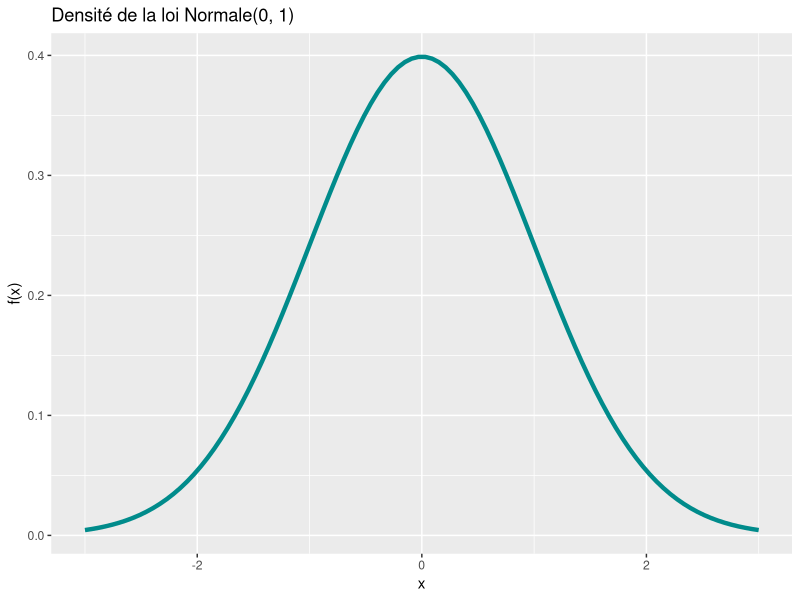
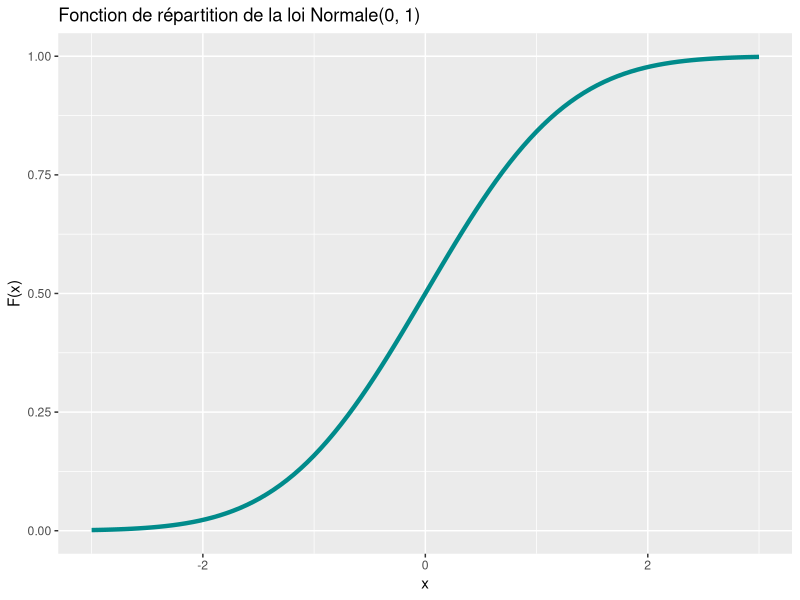
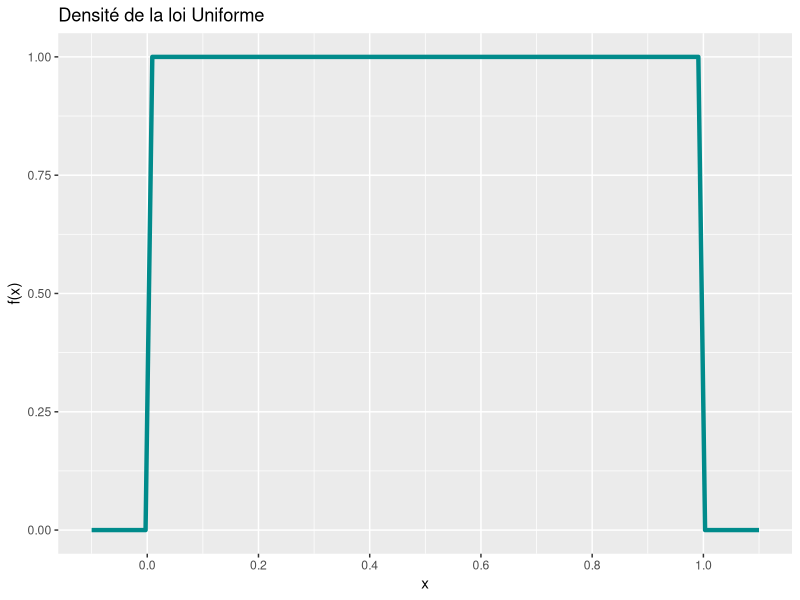
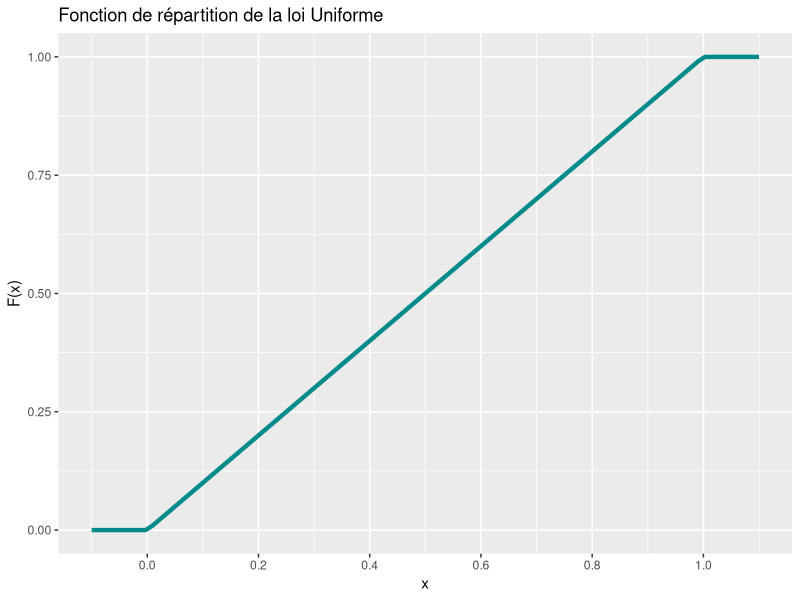
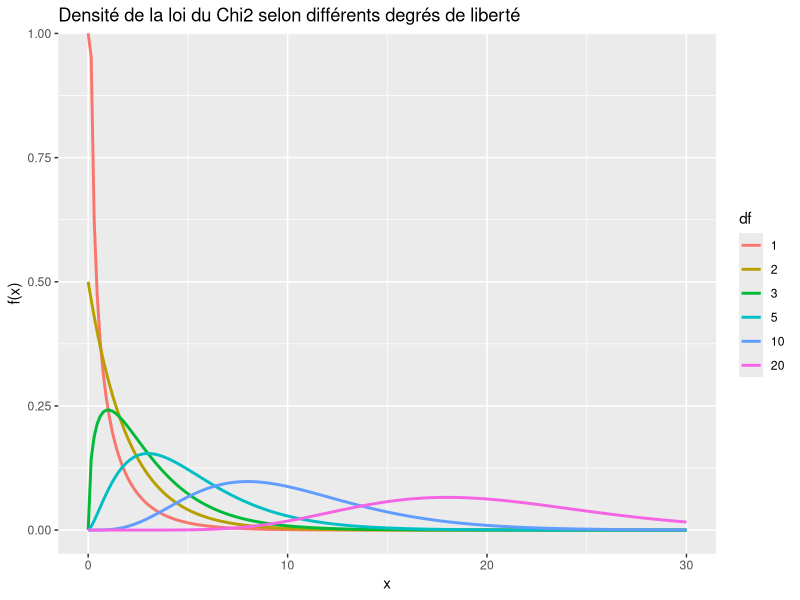
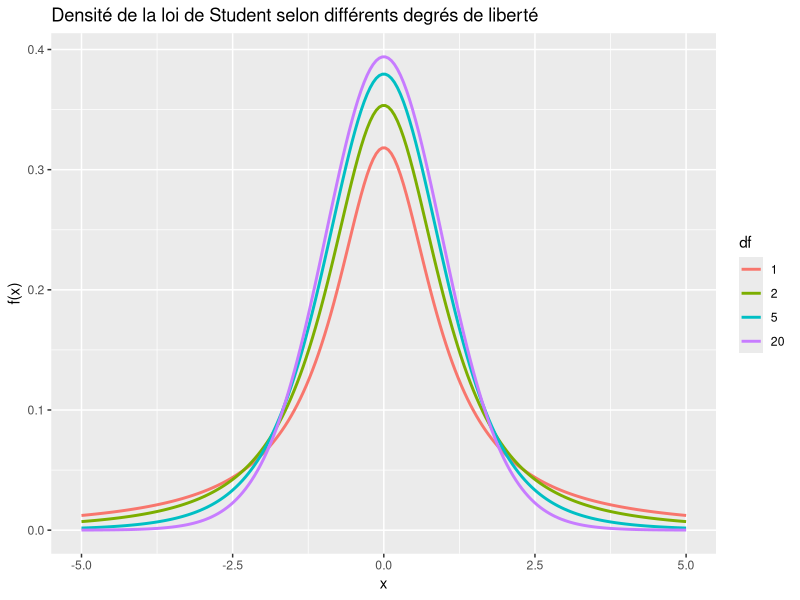

Recreate these plots in R, in order.
## ---- chunk 1
library(ggplot2)

# Paramètres
mu <- 0
sigma2 <- 1

# Générer des données
x <- seq(mu - 3, mu + 3, length.out = 100)
f_x <- dnorm(x, mean = mu, sd = sigma2)
data <- data.frame(x = x, density = f_x)

# Tracer la courbe avec ggplot2
ggplot(data, aes(x = x, y = density)) +
  geom_line(color = "darkcyan", linewidth = 1.5) +
  scale_x_continuous(name = "x", limits = c(-3, 3)) + 
  scale_y_continuous(name = "f(x)") + 
  labs(title = "Densité de la loi Normale(0, 1)")
## ---- chunk 2
library(ggplot2)

# Paramètres
a <- 0
b <- 1

# Générer des données
x <- seq(mu - 3, mu + 3, length.out = 100)
F_x <- pnorm(x, mean = mu, sd = sigma2)
data <- data.frame(x = x, cdf = F_x)

# Tracer la courbe avec ggplot2
ggplot(data, aes(x = x, y = cdf)) +
  geom_line(color = "darkcyan", linewidth = 1.5) +
  scale_x_continuous(name = "x", limits = c(-3, 3)) + 
  scale_y_continuous(name = "F(x)") + 
  labs(title = "Fonction de répartition de la loi Normale(0, 1)")
## ---- chunk 3
#| code-fold: false
n <- 5
ech <- rnorm(n, 0, 1)
data.frame(ech)
## ---- chunk 4
library(ggplot2)

# Paramètres
a <- 0
b <- 1

# Générer des données
x <- seq(a - 0.1, b + 0.1, length.out = 100)
f_x <- dunif(x, min = a, max = b)
data <- data.frame(x = x, density = f_x)

# Tracer la courbe avec ggplot2
ggplot(data, aes(x = x, y = density)) +
  geom_line(color = "darkcyan", linewidth = 1.5) +
  scale_x_continuous(name = "x", breaks = seq(0, 1, by = 0.2), limits = c(-0.1, 1.1)) + 
  scale_y_continuous(name = "f(x)") + 
  labs(title = "Densité de la loi Uniforme")
## ---- chunk 5
library(ggplot2)

# Paramètres
a <- 0
b <- 1

# Générer des données
x <- seq(a - 0.1, b + 0.1, length.out = 100)
F_x <- punif(x, min = a, max = b)
data <- data.frame(x = x, cdf = F_x)

# Tracer la courbe avec ggplot2
ggplot(data, aes(x = x, y = cdf)) +
  geom_line(color = "darkcyan", linewidth = 1.5) +
  scale_x_continuous(name = "x", breaks = seq(0, 1, by = 0.2), limits = c(-0.1, 1.1)) + 
  scale_y_continuous(name = "F(x)") + 
  labs(title = "Fonction de répartition de la loi Uniforme")
## ---- chunk 6
#| code-fold: false
n <- 5
ech <- runif(n, min = 0, max = 1)
data.frame(ech)
## ---- chunk 7
library(ggplot2)

# Paramètres
df_values <- c(1, 2, 3, 5, 10, 20)

# Genérer des données
data <- lapply(df_values, function(df) {
  x <- seq(0, 30, length.out = 200)
  f_x <- dchisq(x, df = df)
  data.frame(x = x, density = f_x, df = as.factor(df))
})
data <- do.call(rbind, data)

# Tracer la courbe avec ggplot2
ggplot(data, aes(x = x, y = density, color = df)) +
  geom_line(linewidth = 1) +
  scale_x_continuous(name = "x", limits = c(0, 30)) + 
  scale_y_continuous(name = "f(x)") + 
  labs(title = "Densité de la loi du Chi2 selon différents degrés de liberté") +
  scale_color_discrete(name = "df")
## ---- chunk 8
#| code-fold: false
n <- 5
df <- 3 
ech <- rchisq(n, df)
data.frame(ech)
## ---- chunk 9
library(ggplot2)

# Paramètres
df_values <- c(1, 2, 5, 20)

# Générer des données
data <- lapply(df_values, function(df) {
  x <- seq(-5, 5, length.out = 200)
  f_x <- dt(x, df = df)
  data.frame(x = x, density = f_x, df = as.factor(df))
})
data <- do.call(rbind, data)

# Tracer la courbe avec ggplot2
ggplot(data, aes(x = x, y = density, color = df)) +
  geom_line(linewidth = 1) +
  scale_x_continuous(name = "x", limits = c(-5, 5)) + 
  scale_y_continuous(name = "f(x)") + 
  labs(title = "Densité de la loi de Student selon différents degrés de liberté") +
  scale_color_discrete(name = "df")
## ---- chunk 10
#| code-fold: false
n <- 5
df <- 3 
ech <- rt(n, df)
data.frame(ech)
